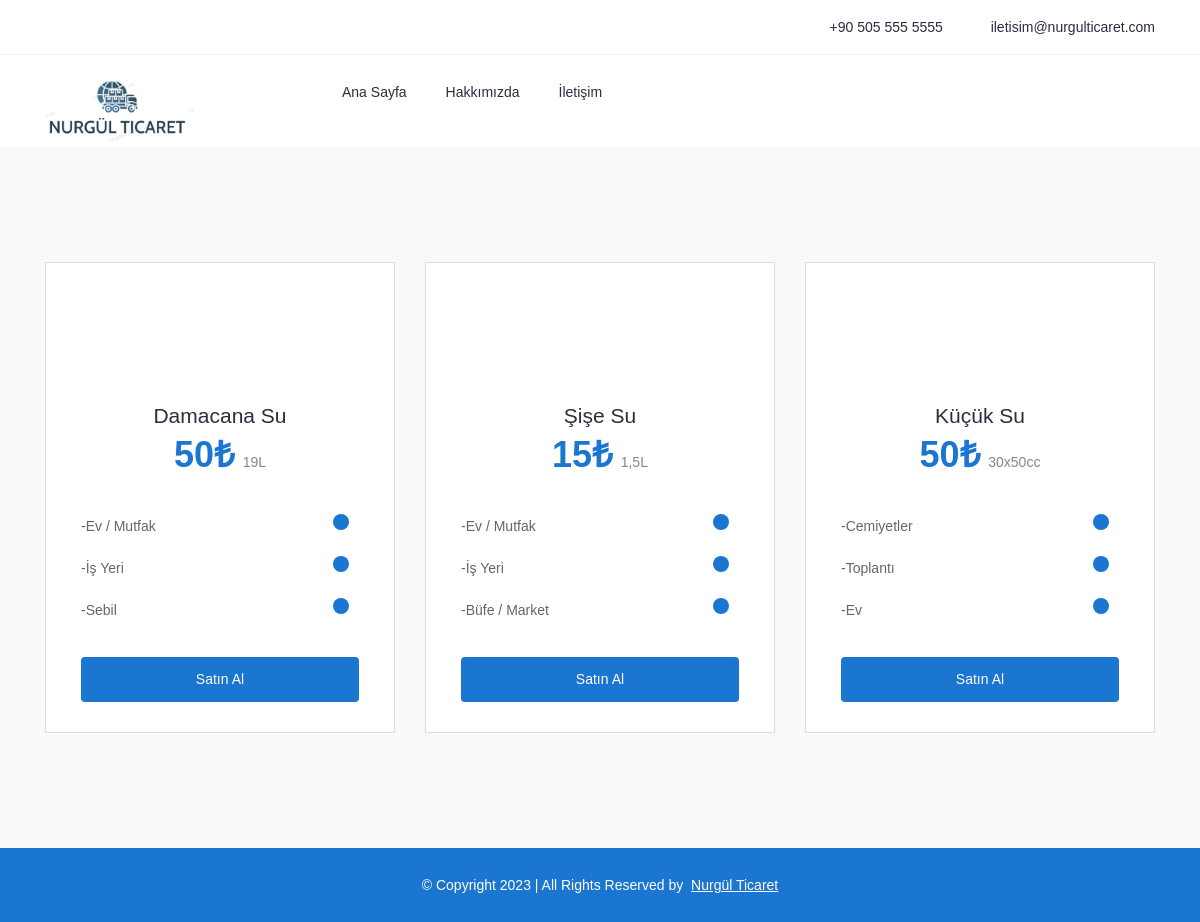
/siparis/su-siparis.php, run on the app's committed database.
### tables this page shows
CREATE TABLE IF NOT EXISTS `tbl_urun_su` (
  `id` int NOT NULL AUTO_INCREMENT,
  `isim` varchar(50) NOT NULL,
  `fiyat` float NOT NULL,
  `detay` varchar(20) NOT NULL,
  `aciklama1` varchar(50) NOT NULL,
  `aciklama2` varchar(50) NOT NULL,
  `aciklama3` varchar(50) NOT NULL,
  PRIMARY KEY (`id`)
);

### siparis/su-siparis.php (the view, shortened to what this page needs)
<?php
include 'baglanti.php';
?>
<!DOCTYPE html>
<html lang="tr">
  <head>
    <link rel="stylesheet" href="css/bootstrap.min.css" />
    <link rel="stylesheet" href="css/icofont.css" />
    <link rel="stylesheet" href="css/normalize.css" />
    <link rel="stylesheet" href="style.css" />
  </head>
  <body>
    <header class="header">
      <div class="topbar">
        <div class="container">
          <div class="row">
            <div class="col-lg-6 col-md-5 col-12"></div>
            <div class="col-lg-6 col-md-7 col-12">
              <ul class="top-contact">
                <li>
                  <i class="icofont-whatsapp"></i
                  ><a
                    href="https://wa.me/905055555555?text=merhabalar, tüp ve su siparişi için bilgi alabilir miyim?"
                    target="_blank"
                    >+90 505 555 5555</a
                  >
                </li>
                <li>
                  <i class="icofont-email"></i
                  ><a target="_blank" href="mailto:iletisim@nurgulticaret.com"
                    >iletisim@nurgulticaret.com</a
                  >
                </li>
              </ul>
            </div>
          </div>
        </div>
      </div>
      <div class="header-inner">
        <div class="container">
          <div class="inner">
            <div class="row">
              <div class="col-lg-3 col-md-3 col-12">
                <div class="logo">
                  <a href="/"><img src="img/logo.png" alt="#" /></a>
                </div>
              </div>
              <div class="col-lg-7 col-md-9 col-12">
                <div class="main-menu">
                  <nav class="navigation">
                    <ul class="nav menu">
                      <li><a href="/">Ana Sayfa </a></li>
                      <li><a href="#">Hakkımızda </a></li>
                      <li><a href="#">İletişim </a></li>
                    </ul>
                  </nav>
                </div>
              </div>
            </div>
          </div>
        </div>
      </div>
    </header>
    <section class="pricing-table section">
      <div class="container">
        <div class="row">
          <?php
          $sql = "SELECT isim, fiyat, detay, aciklama1, aciklama2, aciklama3 FROM tbl_urun_su";
          $result = $conn->query($sql);
          if ($result->num_rows > 0) {
              while($row = $result->fetch_assoc()) {
                ?>
                <div class="col-lg-4 col-md-12 col-12">
            <div class="single-table">
              <div class="table-head">
                <div class="icon">
                  <i class="icofont icofont-water-drop"></i>
                </div>
                <h4 class="title"><?php echo $row["isim"] ?></h4>
                <div class="price">
                  <p class="amount"><?php echo $row["fiyat"] ?>₺<span><?php echo $row["detay"] ?></span></p>
                </div>
              </div>
              <ul class="table-list">
                <li><i class="icofont icofont-ui-check"></i>-<?php echo $row["aciklama1"] ?></li>
                <li>
                <i class="icofont icofont-ui-check"></i>-<?php echo $row["aciklama2"] ?></li>
                <li>
                <i class="icofont icofont-ui-check"></i>-<?php echo $row["aciklama3"] ?></li>
              </ul>
              <div class="table-bottom">
                <a class="btn" href="detay?kategori=su&cins=<?php echo $row['isim'] ?>&fiyat=<?php echo $row['fiyat'] ?>&detay=<?php echo $row['detay'] ?>">Satın Al</a>
              </div>
            </div>
          </div>
              <?php  }
          } else {
              echo "0 sonuç";
          }
          ?>
        </div>
      </div>
    </section>
    <footer id="footer" class="footer">
      <div class="copyright">
        <div class="container">
          <div class="row">
            <div class="col-lg-12 col-md-12 col-12">
              <div class="copyright-content">
                <p>
                  © Copyright 2023 | All Rights Reserved by
                  <a href="#" target="_blank">Nurgül Ticaret</a>
                </p>
              </div>
            </div>
          </div>
        </div>
      </div>
    </footer>
  </body>
</html>

### data on the page
tbl_urun_su: isim "Damacana Su", fiyat "50", detay "19L", aciklama1 "Ev / Mutfak", aciklama2 "İş Yeri", aciklama3 "Sebil"
tbl_urun_su: isim "Şişe Su", fiyat "15", detay "1,5L", aciklama1 "Ev / Mutfak", aciklama2 "İş Yeri", aciklama3 "Büfe / Market"
tbl_urun_su: isim "Küçük Su", fiyat "50", detay "30x50cc", aciklama1 "Cemiyetler", aciklama2 "Toplantı", aciklama3 "Ev"
